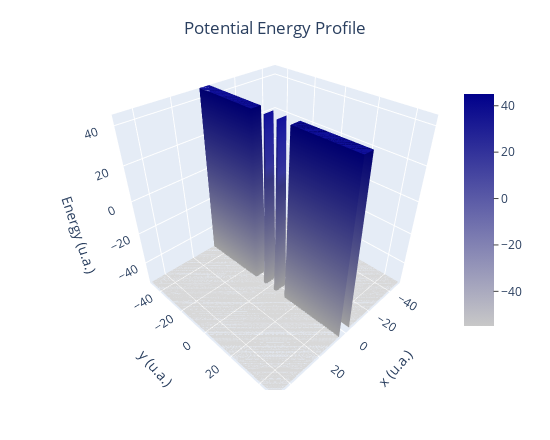

The code cell stored with this chart in its notebook:
### Code cell
import plotly.graph_objects as go
import numpy as np

# Assuming OutData and InputData are already defined
v_top = OutData.V[0].min()
v = np.transpose(OutData.V)

# Create a custom colormap in Plotly format
colors = [
    [0, 'rgb(200, 200, 200)'],  # At the start (0), the color is rgb(200, 200, 200)
    [1, 'rgb(0, 0, 139)']       # At the end (1), the color is rgb(0, 0, 139)
]

# Create the figure
fig = go.Figure()

# Add the surface plot
fig.add_trace(go.Surface(
    z=v,
    x=OutData.x,
    y=OutData.y,
    colorscale=colors,
    # cmin=v.min(),
    # cmax=v.max(),
    colorbar=dict(
        # titleside='centre',
        ticks='outside',
        len=0.7,  # Adjust the length of the colorbar
        x=0.85  # Adjust the position of the colorbar
    )
))

# Update the layout
fig.update_layout(
        title={
        'text': 'Potential Energy Profile',
        'x': 0.5,  # This centers the title
        'xanchor': 'center',  # Ensures the title is centered
        'y': 0.95,  # Adjust this value to move the title up or down
        'yanchor': 'top'  # Ensures the title is anchored at its top point vertically
    },
    # autosize=True,
    scene=dict(
        xaxis_title='x (u.a.)',
        yaxis_title='y (u.a.)',
        zaxis_title='Energy (u.a.)',
        zaxis=dict(range=[v.min(), v.max()]),
        xaxis=dict(range=[InputData.x0, InputData.xL]),
        yaxis=dict(range=[InputData.x0, InputData.xL]),

    ),
    margin=dict(l=20, r=20, t=30, b=50),
    height=440,
    width=550
)


# Show the plot
fig.show()

### Figure 1 — Plotly figure (JSON) as saved in the notebook; plotly's stock layout.template omitted (floating-point values rounded to 4 significant figures; data arrays with more than 128 entries replaced by an {"elided": "..."} marker saying what was removed)
{"data": [{"colorbar": {"len": 0.7, "ticks": "outside", "x": 0.85}, "colorscale": [[0, "rgb(200, 200, 200)"], [1, "rgb(0, 0, 139)"]], "type": "surface", "x": [-50, -49, -48, -47, -46, -45, -44, -43, -42, -41, -40, -39, -38, -37, -36, -35, -34, -33, -32, -31, -30, -29, -28, -27, -26, -25, -24, -23, -22, -21, -20, -19, -18, -17, -16, -15, -14, -13, -12, -11, -10, -9, -8, -7, -6, -5, -4, -3, -2, -1, 0, 1, 2, 3, 4, 5, 6, 7, 8, 9, 10, 11, 12, 13, 14, 15, 16, 17, 18, 19, 20, 21, 22, 23, 24, 25, 26, 27, 28, 29, 30, 31, 32, 33, 34, 35, 36, 37, 38, 39, 40, 41, 42, 43, 44, 45, 46, 47, 48, 49], "y": [-50, -49, -48, -47, -46, -45, -44, -43, -42, -41, -40, -39, -38, -37, -36, -35, -34, -33, -32, -31, -30, -29, -28, -27, -26, -25, -24, -23, -22, -21, -20, -19, -18, -17, -16, -15, -14, -13, -12, -11, -10, -9, -8, -7, -6, -5, -4, -3, -2, -1, 0, 1, 2, 3, 4, 5, 6, 7, 8, 9, 10, 11, 12, 13, 14, 15, 16, 17, 18, 19, 20, 21, 22, 23, 24, 25, 26, 27, 28, 29, 30, 31, 32, 33, 34, 35, 36, 37, 38, 39, 40, 41, 42, 43, 44, 45, 46, 47, 48, 49], "z": {"elided": "100x100 float values"}}], "layout": {"height": 440, "margin": {"b": 50, "l": 20, "r": 20, "t": 30}, "scene": {"xaxis": {"range": [-50, 50], "title": {"text": "x (u.a.)"}}, "yaxis": {"range": [-50, 50], "title": {"text": "y (u.a.)"}}, "zaxis": {"range": [-54.93, 45.07], "title": {"text": "Energy (u.a.)"}}}, "title": {"text": "Potential Energy Profile", "x": 0.5, "xanchor": "center", "y": 0.95, "yanchor": "top"}, "width": 550}}
